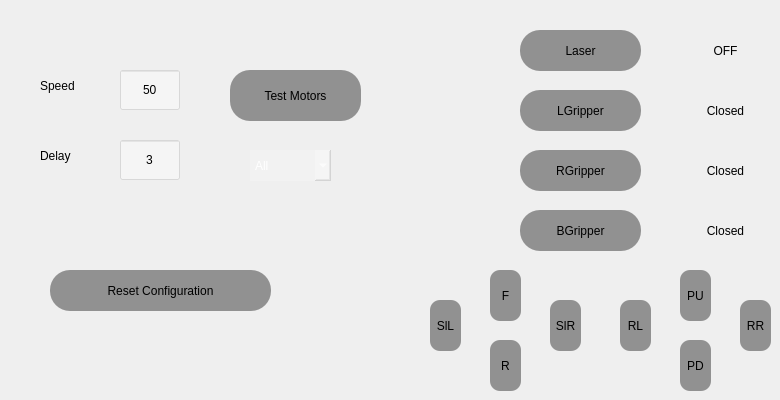
    <widget class="QWidget" name="tab_2">
     <attribute name="title">
      <string>Dev</string>
     </attribute>
     <widget class="QLabel" name="DelayLabel">
      <property name="geometry">
       <rect>
        <x>40</x>
        <y>140</y>
        <width>61</width>
        <height>31</height>
       </rect>
      </property>
      <property name="text">
       <string>Delay</string>
      </property>
     </widget>
     <widget class="QLabel" name="SpeedLabel_2">
      <property name="geometry">
       <rect>
        <x>40</x>
        <y>70</y>
        <width>61</width>
        <height>31</height>
       </rect>
      </property>
      <property name="text">
       <string>Speed</string>
      </property>
     </widget>
     <widget class="QLineEdit" name="Delays">
      <property name="geometry">
       <rect>
        <x>120</x>
        <y>140</y>
        <width>60</width>
        <height>40</height>
       </rect>
      </property>
      <property name="styleSheet">
       <string notr="true">background-color: rgba(255,255,255,100);</string>
      </property>
      <property name="text">
       <string>3</string>
      </property>
      <property name="alignment">
       <set>Qt::AlignCenter</set>
      </property>
     </widget>
     <widget class="QLineEdit" name="Speeds">
      <property name="geometry">
       <rect>
        <x>120</x>
        <y>70</y>
        <width>60</width>
        <height>40</height>
       </rect>
      </property>
      <property name="styleSheet">
       <string notr="true">background-color: rgba(255,255,255,100);</string>
      </property>
      <property name="text">
       <string>50</string>
      </property>
      <property name="alignment">
       <set>Qt::AlignCenter</set>
      </property>
     </widget>
     <widget class="QPushButton" name="MotorsTest_btn">
      <property name="geometry">
       <rect>
        <x>230</x>
        <y>70</y>
        <width>131</width>
        <height>51</height>
       </rect>
      </property>
      <property name="styleSheet">
       <string notr="true">QPushButton{
	background-color: rgba(0,0,0,100);
	border-radius:20;
}

QPushButton:hover{
	background-color: rgba(0,0,0,150);
}</string>
      </property>
      <property name="text">
       <string>Test Motors</string>
      </property>
     </widget>
     <widget class="QLabel" name="LaserState_2">
      <property name="geometry">
       <rect>
        <x>690</x>
        <y>30</y>
        <width>71</width>
        <height>41</height>
       </rect>
      </property>
      <property name="text">
       <string>OFF</string>
      </property>
      <property name="alignment">
       <set>Qt::AlignCenter</set>
      </property>
     </widget>
     <widget class="QComboBox" name="comboBox_motors">
      <property name="geometry">
       <rect>
        <x>250</x>
        <y>150</y>
        <width>81</width>
        <height>31</height>
       </rect>
      </property>
      <property name="styleSheet">
       <string notr="true">color: rgb(255, 255, 255);
background-color: rgba(255,255,255,50);
border-radius: 20;
</string>
      </property>
      <item>
       <property name="text">
        <string>All</string>
       </property>
      </item>
      <item>
       <property name="text">
        <string>TFR</string>
       </property>
      </item>
      <item>
       <property name="text">
        <string>TFL</string>
       </property>
      </item>
      <item>
       <property name="text">
        <string>TBR</string>
       </property>
      </item>
      <item>
       <property name="text">
        <string>TBL</string>
       </property>
      </item>
      <item>
       <property name="text">
        <string>BFR</string>
       </property>
      </item>
      <item>
       <property name="text">
        <string>BFL</string>
       </property>
      </item>
      <item>
       <property name="text">
        <string>BBR</string>
       </property>
      </item>
      <item>
       <property name="text">
        <string>BBL</string>
       </property>
      </item>
     </widget>
     <widget class="QPushButton" name="Laser_btn">
      <property name="geometry">
       <rect>
        <x>520</x>
        <y>30</y>
        <width>121</width>
        <height>41</height>
       </rect>
      </property>
      <property name="styleSheet">
       <string notr="true">QPushButton{
	background-color: rgba(0,0,0,100);
	border-radius:20;
}

QPushButton:hover{
	background-color: rgba(0,0,0,150);
}</string>
      </property>
      <property name="text">
       <string>Laser</string>
      </property>
     </widget>
     <widget class="QPushButton" name="Reverse_btn">
      <property name="geometry">
       <rect>
        <x>490</x>
        <y>340</y>
        <width>31</width>
        <height>51</height>
       </rect>
      </property>
      <property name="styleSheet">
       <string notr="true">QPushButton{
	background-color: rgba(0,0,0,100);
	border-radius:10;
}

QPushButton:hover{
	background-color: rgba(0,0,0,150);
}</string>
      </property>
      <property name="text">
       <string>R</string>
      </property>
     </widget>
     <widget class="QPushButton" name="Forward_btn">
      <property name="geometry">
       <rect>
        <x>490</x>
        <y>270</y>
        <width>31</width>
        <height>51</height>
       </rect>
      </property>
      <property name="styleSheet">
       <string notr="true">QPushButton{
	background-color: rgba(0,0,0,100);
	border-radius:10;
}

QPushButton:hover{
	background-color: rgba(0,0,0,150);
}</string>
      </property>
      <property name="text">
       <string>F</string>
      </property>
     </widget>
     <widget class="QPushButton" name="SlideR_btn">
      <property name="geometry">
       <rect>
        <x>550</x>
        <y>300</y>
        <width>31</width>
        <height>51</height>
       </rect>
      </property>
      <property name="styleSheet">
       <string notr="true">QPushButton{
	background-color: rgba(0,0,0,100);
	border-radius:10;
}

QPushButton:hover{
	background-color: rgba(0,0,0,150);
}</string>
      </property>
      <property name="text">
       <string>SlR</string>
      </property>
     </widget>
     <widget class="QPushButton" name="SlideL_btn">
      <property name="geometry">
       <rect>
        <x>430</x>
        <y>300</y>
        <width>31</width>
        <height>51</height>
       </rect>
      </property>
      <property name="styleSheet">
       <string notr="true">QPushButton{
	background-color: rgba(0,0,0,100);
	border-radius:10;
}

QPushButton:hover{
	background-color: rgba(0,0,0,150);
}</string>
      </property>
      <property name="text">
       <string>SlL</string>
      </property>
     </widget>
     <widget class="QPushButton" name="PitchD_btn">
      <property name="geometry">
       <rect>
        <x>680</x>
        <y>340</y>
        <width>31</width>
        <height>51</height>
       </rect>
      </property>
      <property name="styleSheet">
       <string notr="true">QPushButton{
	background-color: rgba(0,0,0,100);
	border-radius:10;
}

QPushButton:hover{
	background-color: rgba(0,0,0,150);
}</string>
      </property>
      <property name="text">
       <string>PD</string>
      </property>
     </widget>
     <widget class="QPushButton" name="PitchU_btn">
      <property name="geometry">
       <rect>
        <x>680</x>
        <y>270</y>
        <width>31</width>
        <height>51</height>
       </rect>
      </property>
      <property name="styleSheet">
       <string notr="true">QPushButton{
	background-color: rgba(0,0,0,100);
	border-radius:10;
}

QPushButton:hover{
	background-color: rgba(0,0,0,150);
}</string>
      </property>
      <property name="text">
       <string>PU</string>
      </property>
     </widget>
     <widget class="QPushButton" name="RollL_btn">
      <property name="geometry">
       <rect>
        <x>620</x>
        <y>300</y>
        <width>31</width>
        <height>51</height>
       </rect>
      </property>
      <property name="styleSheet">
       <string notr="true">QPushButton{
	background-color: rgba(0,0,0,100);
	border-radius:10;
}

QPushButton:hover{
	background-color: rgba(0,0,0,150);
}</string>
      </property>
      <property name="text">
       <string>RL</string>
      </property>
     </widget>
     <widget class="QPushButton" name="RollR_btn">
      <property name="geometry">
       <rect>
        <x>740</x>
        <y>300</y>
        <width>31</width>
        <height>51</height>
       </rect>
      </property>
      <property name="styleSheet">
       <string notr="true">QPushButton{
	background-color: rgba(0,0,0,100);
	border-radius:10;
}

QPushButton:hover{
	background-color: rgba(0,0,0,150);
}</string>
      </property>
      <property name="text">
       <string>RR</string>
      </property>
     </widget>
     <widget class="QPushButton" name="pushButton">
      <property name="geometry">
       <rect>
        <x>50</x>
        <y>270</y>
        <width>221</width>
        <height>41</height>
       </rect>
      </property>
      <property name="styleSheet">
       <string notr="true">QPushButton{
	background-color: rgba(0,0,0,100);
	border-radius:20;
}

QPushButton:hover{
	background-color: rgba(0,0,0,150);
}</string>
      </property>
      <property name="text">
       <string>Reset Configuration</string>
      </property>
     </widget>
     <widget class="QPushButton" name="RGripper_btn">
      <property name="geometry">
       <rect>
        <x>520</x>
        <y>150</y>
        <width>121</width>
        <height>41</height>
       </rect>
      </property>
      <property name="styleSheet">
       <string notr="true">QPushButton{
	background-color: rgba(0,0,0,100);
	border-radius:20;
}

QPushButton:hover{
	background-color: rgba(0,0,0,150);
}</string>
      </property>
      <property name="text">
       <string>RGripper</string>
      </property>
     </widget>
     <widget class="QLabel" name="RGripperState_2">
      <property name="geometry">
       <rect>
        <x>690</x>
        <y>150</y>
        <width>71</width>
        <height>41</height>
       </rect>
      </property>
      <property name="text">
       <string>Closed</string>
      </property>
      <property name="alignment">
       <set>Qt::AlignCenter</set>
      </property>
     </widget>
     <widget class="QLabel" name="LGripperState_2">
      <property name="geometry">
       <rect>
        <x>690</x>
        <y>90</y>
        <width>71</width>
        <height>41</height>
       </rect>
      </property>
      <property name="text">
       <string>Closed</string>
      </property>
      <property name="alignment">
       <set>Qt::AlignCenter</set>
      </property>
     </widget>
     <widget class="QPushButton" name="LGripper_btn">
      <property name="geometry">
       <rect>
        <x>520</x>
        <y>90</y>
        <width>121</width>
        <height>41</height>
       </rect>
      </property>
      <property name="styleSheet">
       <string notr="true">QPushButton{
	background-color: rgba(0,0,0,100);
	border-radius:20;
}

QPushButton:hover{
	background-color: rgba(0,0,0,150);
}</string>
      </property>
      <property name="text">
       <string>LGripper</string>
      </property>
      <property name="flat">
       <bool>false</bool>
      </property>
     </widget>
     <widget class="QPushButton" name="BGripper_btn">
      <property name="geometry">
       <rect>
        <x>520</x>
        <y>210</y>
        <width>121</width>
        <height>41</height>
       </rect>
      </property>
      <property name="styleSheet">
       <string notr="true">QPushButton{
	background-color: rgba(0,0,0,100);
	border-radius:20;
}

QPushButton:hover{
	background-color: rgba(0,0,0,150);
}</string>
      </property>
      <property name="text">
       <string>BGripper</string>
      </property>
     </widget>
     <widget class="QLabel" name="BGripperState_2">
      <property name="geometry">
       <rect>
        <x>690</x>
        <y>210</y>
        <width>71</width>
        <height>41</height>
       </rect>
      </property>
      <property name="text">
       <string>Closed</string>
      </property>
      <property name="alignment">
       <set>Qt::AlignCenter</set>
      </property>
     </widget>
    </widget>
